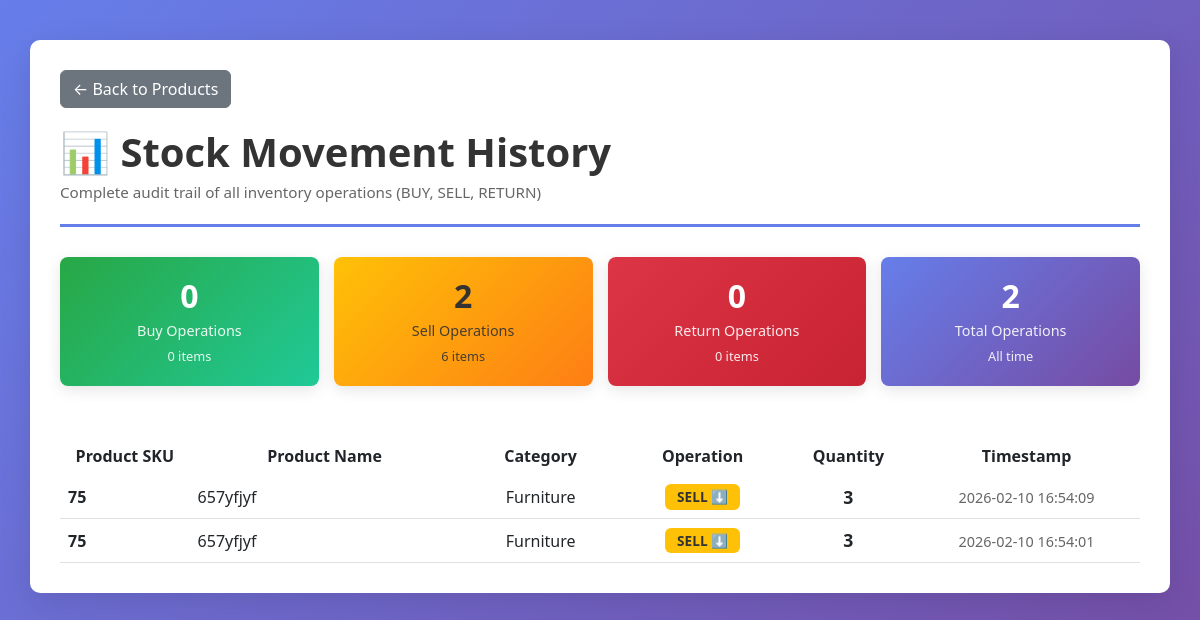
The page /stock-history on the database as committed earlier.
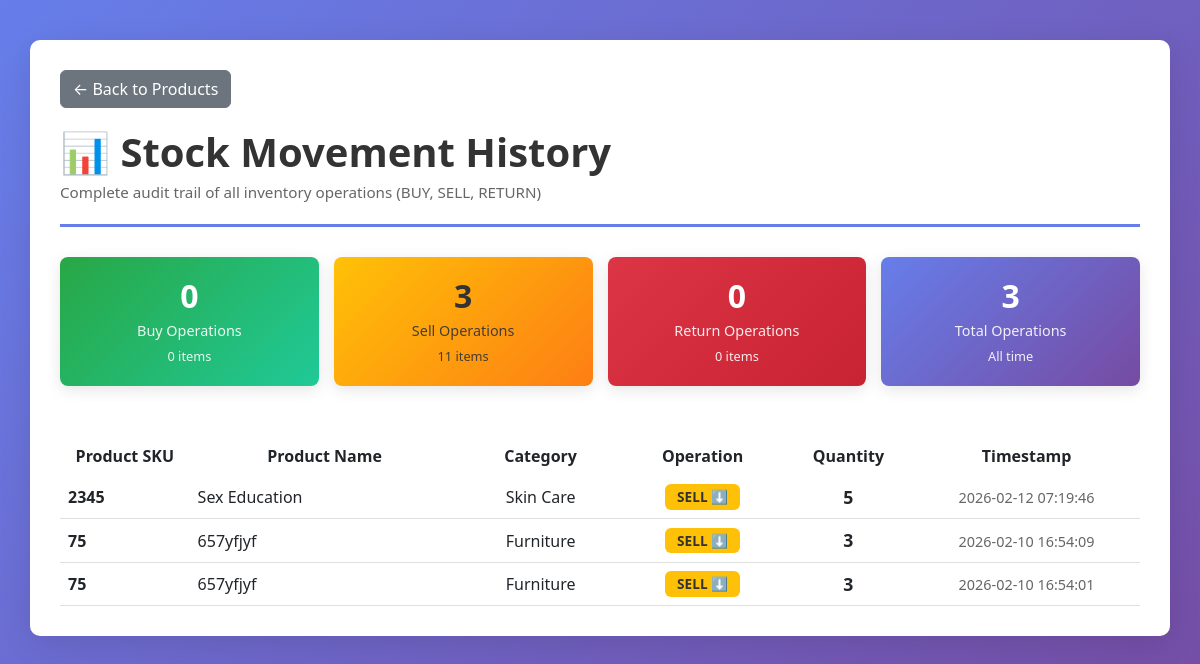
The same page on the database as committed later.
### tables this page shows
CREATE TABLE `STOCK MOVEMENT` (
            id INTEGER PRIMARY KEY AUTOINCREMENT,
            product_id INTEGER NOT NULL,
            type TEXT NOT NULL,
            quantity INTEGER NOT NULL,
            timestamp TIMESTAMP DEFAULT CURRENT_TIMESTAMP,
            FOREIGN KEY (product_id) REFERENCES `PRODUCT TABLE (Core Table)`(ID)
        );

CREATE TABLE `PRODUCT TABLE (Core Table)` (
            ID INTEGER PRIMARY KEY AUTOINCREMENT,
            sku TEXT NOT NULL UNIQUE,
            Name TEXT NOT NULL,
            category_id INTEGER,
            price REAL NOT NULL,
            quantity INTEGER NOT NULL,
            shelf_number TEXT NOT NULL,
            reorder_level INTEGER NOT NULL,
            created_at TIMESTAMP DEFAULT CURRENT_TIMESTAMP, barcode_path TEXT,
            FOREIGN KEY (category_id) REFERENCES `CATEGORY TABLE`(id)
        );

CREATE TABLE `CATEGORY TABLE` (
            id INTEGER PRIMARY KEY AUTOINCREMENT,
            name TEXT NOT NULL,
            created_at TIMESTAMP DEFAULT CURRENT_TIMESTAMP
        );

### app.py (the view)
@app.route('/stock-history')
def stock_history():
    conn = get_db_connection()
    movements = conn.execute('''
        SELECT sm.id, sm.product_id, sm.type, sm.quantity, sm.timestamp,
               p.sku, p.Name, c.name as category_name
        FROM `STOCK MOVEMENT` sm
        JOIN `PRODUCT TABLE (Core Table)` p ON sm.product_id = p.ID
        LEFT JOIN `CATEGORY TABLE` c ON p.category_id = c.id
        ORDER BY sm.timestamp DESC
    ''').fetchall()
    conn.close()
    return render_template('stock_history.html', movements=movements)

### app.py (called while the page is built)
def get_db_connection():
    conn = sqlite3.connect(DATABASE)
    conn.row_factory = sqlite3.Row
    return conn

### templates/stock_history.html (shortened to what this page needs)
<!DOCTYPE html>
<html lang="en">
<head>
    <link href="https://cdn.jsdelivr.net/npm/bootstrap@5.3.0/dist/css/bootstrap.min.css" rel="stylesheet">
</head>
<body>
    <div class="container">
        <a href="/products" class="btn btn-secondary btn-back">← Back to Products</a>
        <div class="header">
            <h1>📊 Stock Movement History</h1>
            <p>Complete audit trail of all inventory operations (BUY, SELL, RETURN)</p>
        </div>
        {% if movements %}
            {% set buy_count = movements|selectattr('type', 'equalto', 'BUY')|list|length %}
            {% set sell_count = movements|selectattr('type', 'equalto', 'SELL')|list|length %}
            {% set return_count = movements|selectattr('type', 'equalto', 'RETURN')|list|length %}
            {% set buy_qty = movements|selectattr('type', 'equalto', 'BUY')|map(attribute='quantity')|sum %}
            {% set sell_qty = movements|selectattr('type', 'equalto', 'SELL')|map(attribute='quantity')|sum %}
            {% set return_qty = movements|selectattr('type', 'equalto', 'RETURN')|map(attribute='quantity')|sum %}
            <div class="stats">
                <div class="stat-card buy">
                    <h3>{{ buy_count }}</h3>
                    <p>Buy Operations</p>
                    <p style="font-size: 0.8rem;">{{ buy_qty }} items</p>
                </div>
                <div class="stat-card sell">
                    <h3>{{ sell_count }}</h3>
                    <p>Sell Operations</p>
                    <p style="font-size: 0.8rem;">{{ sell_qty }} items</p>
                </div>
                <div class="stat-card return">
                    <h3>{{ return_count }}</h3>
                    <p>Return Operations</p>
                    <p style="font-size: 0.8rem;">{{ return_qty }} items</p>
                </div>
                <div class="stat-card">
                    <h3>{{ movements|length }}</h3>
                    <p>Total Operations</p>
                    <p style="font-size: 0.8rem;">All time</p>
                </div>
            </div>
        {% endif %}
        <div class="table-wrapper">
            {% if movements %}
                <table class="table table-hover" style="margin-bottom: 0;">
                    <thead>
                        <tr>
                            <th style="width: 12%;">Product SKU</th>
                            <th style="width: 25%;">Product Name</th>
                            <th style="width: 15%;">Category</th>
                            <th style="width: 15%;">Operation</th>
                            <th style="width: 12%;">Quantity</th>
                            <th style="width: 21%;">Timestamp</th>
                        </tr>
                    </thead>
                    <tbody>
                        {% for movement in movements %}
                            <tr>
                                <td><strong>{{ movement.sku }}</strong></td>
                                <td>{{ movement.Name }}</td>
                                <td>
                                    {% if movement.category_name %}
                                        {{ movement.category_name }}
                                    {% else %}
                                        <span style="color: #999;">Uncategorized</span>
                                    {% endif %}
                                </td>
                                <td>
                                    {% if movement.type == 'BUY' %}
                                        <span class="badge badge-buy">BUY ⬆️</span>
                                    {% elif movement.type == 'SELL' %}
                                        <span class="badge badge-sell">SELL ⬇️</span>
                                    {% elif movement.type == 'RETURN' %}
                                        <span class="badge badge-return">RETURN 🔄</span>
                                    {% else %}
                                        <span class="badge bg-secondary">{{ movement.type }}</span>
                                    {% endif %}
                                </td>
                                <td>
                                    <span class="quantity">{{ movement.quantity }}</span>
                                </td>
                                <td>
                                    <span class="timestamp">{{ movement.timestamp }}</span>
                                </td>
                            </tr>
                        {% endfor %}
                    </tbody>
                </table>
            {% else %}
                <div class="no-data">
                    <h5>No stock movements recorded yet</h5>
                    <p>Start by adding products and performing buy/sell/return operations</p>
                </div>
            {% endif %}
        </div>
    </div>
</body>
</html>

### templates/stock_history.html (style rules this page uses)
body { background: linear-gradient(135deg, #667eea 0%, #764ba2 100%); min-height: 100vh; padding: 20px; }
.container { background: white; border-radius: 10px; box-shadow: 0 8px 32px rgba(0, 0, 0, 0.1); padding: 30px; margin-top: 20px; }
.header { margin-bottom: 30px; padding-bottom: 20px; border-bottom: 3px solid #667eea; }
.header h1 { color: #333; font-weight: bold; margin: 0; }
.header p { color: #666; margin: 5px 0 0 0; font-size: 0.95rem; }
.btn-back { display: inline-block; margin-bottom: 20px; }
.table-wrapper { overflow-x: auto; }
table { margin-top: 20px; }
th { background-color: #667eea; color: white; font-weight: 600; text-align: center; padding: 15px 10px; border: none; }
td { padding: 12px 10px; text-align: center; vertical-align: middle; border-bottom: 1px solid #e0e0e0; }
td:first-child { text-align: left; }
td:nth-child(2) { text-align: left; }
.badge { padding: 6px 12px; font-size: 0.85rem; font-weight: 600; }
.badge-sell { background-color: #ffc107; color: #333; }
.quantity { font-weight: 600; font-size: 1.1rem; }
.timestamp { font-size: 0.9rem; color: #666; }
.stats { display: grid; grid-template-columns: repeat(auto-fit, minmax(150px, 1fr)); gap: 15px; margin-bottom: 30px; }
.stat-card { background: linear-gradient(135deg, #667eea 0%, #764ba2 100%); color: white; padding: 20px; border-radius: 8px; text-align: center; box-shadow: 0 4px 15px rgba(0, 0, 0, 0.1); }
.stat-card h3 { margin: 0; font-size: 2rem; font-weight: bold; }
.stat-card p { margin: 5px 0 0 0; font-size: 0.9rem; opacity: 0.9; }
.stat-card.buy { background: linear-gradient(135deg, #28a745 0%, #20c997 100%); }
.stat-card.sell { background: linear-gradient(135deg, #ffc107 0%, #fd7e14 100%); color: #333; }
.stat-card.return { background: linear-gradient(135deg, #dc3545 0%, #c82333 100%); }

Rows that differ between the two databases and show on the page:
added STOCK MOVEMENT: sku "2345", Name "Sex Education", category_name "Skin Care", type "SELL ⬇️", quantity "5", timestamp "2026-02-12 07:19:46"
Other text that changed with them:
{{ sell_count }}: "2" → "3"
{{ sell_qty }}: "6" → "11"
{{ movements|length }}: "2" → "3"
